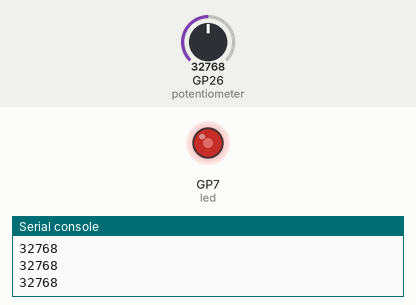
A program run on a simulated Raspberry Pi Pico running MicroPython. On the bench: output pins drawn as LEDs (lit = HIGH), the last lines printed to the serial console. Wiring (from the project's diagram.json): red LED on GP7, potentiometer on GP26. The test bench sets the inputs (shaded band); at power-on: GP26 (potentiometer) = 32768 (analog values on the 0–65535 scale).

Above: at 1.2 s.
1.3 s: GP26 (potentiometer) set to 45874
At 2.7 s:
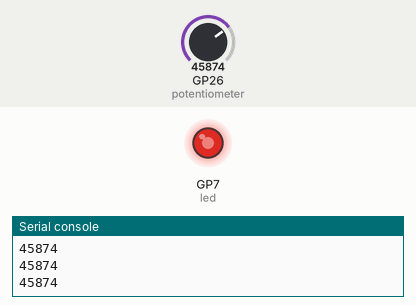
3.0 s: GP26 (potentiometer) set to 57670
At 4.0 s:
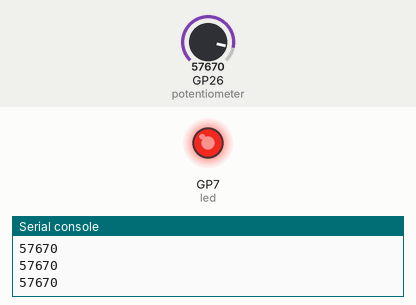
4.5 s: GP26 (potentiometer) set to 7864
At 5.2 s:
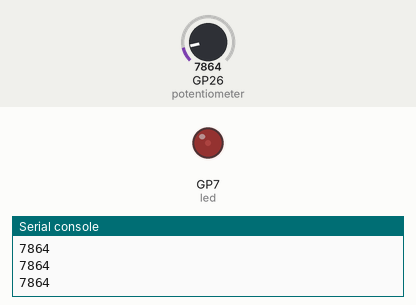
6.0 s: GP26 (potentiometer) set to 0
At 6.4 s:
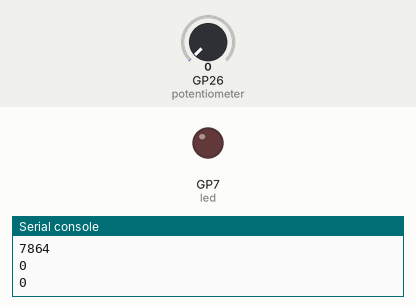
Timing chart, 0 to 8.5 s (numbered marks = the images above; inputs shaded):
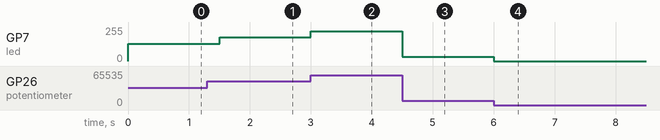

The program:

main.py
```python
# Import necessary modules
from time import sleep
from machine import Pin, ADC, PWM

# Initialize PWM for LED on Pin 7 with a frequency of 1000 Hz
led = PWM(Pin(7))
led.freq(1000)

# Initialize ADC (Analog-to-Digital Converter) for potentiometer on Pin 26
potentiometer = ADC(26)

# Infinite loop for continuous operation
while True:
    # Read the analog value from the potentiometer
    potentiometer_value = potentiometer.read_u16()

    # Print the current value of the potentiometer to the console
    print(potentiometer_value)

    # Set the duty cycle of the LED based on the potentiometer value
    led.duty_u16(potentiometer_value)

    # Pause for 0.25 seconds to control the loop speed
    sleep(0.25)
```

Measured:
- after the input at 1.3 s, GP7 (led): 128/255 → 178/255 after 0.20 s
- after the input at 3.0 s, GP7 (led): 178/255 → 224/255 at once
- after the input at 4.5 s, GP7 (led): 224/255 → 31/255 at once
- after the input at 6.0 s, GP7 (led): 31/255 → 0/255 at once
